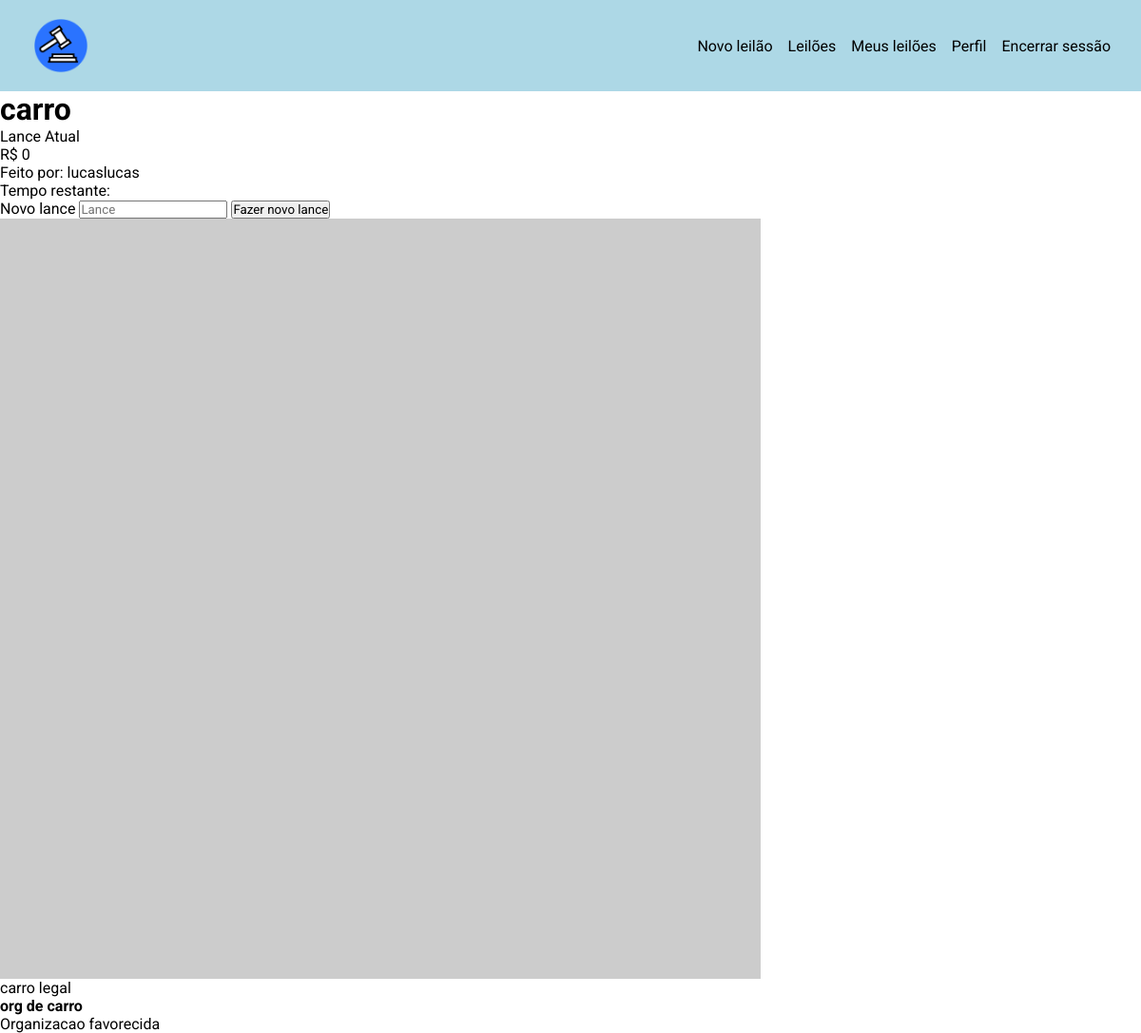
The app's page /auction/92c05a6c (signed in) with its own data.
### leilao_solidario/models.py (models this page shows, shortened)
class Leilao(db.Model):
    id: so.Mapped[str] = so.mapped_column(sa.String, primary_key=True, default=generate_hex_id)
    titulo: so.Mapped[str] = so.mapped_column(sa.String, nullable=False)
    descricao: so.Mapped[str] = so.mapped_column(sa.String, nullable=False)
    organizacao: so.Mapped[str] = so.mapped_column(sa.String, nullable=False)
    lance_atual: so.Mapped[int] = so.mapped_column(sa.Integer, nullable=False)
    ultimo: so.Mapped[int] = so.mapped_column(sa.Integer, sa.ForeignKey("usuario.id", name="fk_ultimo_usuario"), nullable=True, default=None)
    host: so.Mapped[int] = so.mapped_column(sa.Integer, sa.ForeignKey("usuario.id", name="fk_host"),nullable=False)
    status: so.Mapped[str] = so.mapped_column(sa.String, nullable=False)
    hora_ultimo: so.Mapped[datetime] = so.mapped_column(sa.DateTime)

class Usuario(db.Model, UserMixin):
    id: so.Mapped[int] = so.mapped_column(sa.Integer, primary_key=True)
    username: so.Mapped[str] = so.mapped_column(sa.String, nullable=False)
    email: so.Mapped[str] = so.mapped_column(sa.String, unique=True, nullable=False)
    senha: so.Mapped[str] = so.mapped_column(sa.String, nullable=False)

### leilao_solidario/routes/auction.py (the view, shortened to what this page needs)
@AUCTION.route('/auction/<auction_id>', methods=["GET", "POST"])
def auction(auction_id):
    auction = Leilao.query.get(auction_id)
    host = Usuario.query.get(auction.host)
    image = pegar_imagem(auction_id)
    form_cancela_leilao = FormCancelAuction()
    form_novo_lance = FormNewBid()
    return render_template('auction.html',
                           current_user=current_user,
                           auction=auction, host=host,
                           form_cancela_leilao=form_cancela_leilao,
                           form_novo_lance=form_novo_lance,
                           image=image)

### leilao_solidario/forms/bid.py (shortened to what this page needs)
class FormCancelAuction(FlaskForm):
    botao_cancelar = SubmitField("Cancelar leilão")

class FormNewBid(FlaskForm):
    lance = FloatField("Novo lance")
    botao_submit_fazer_lance = SubmitField('Fazer novo lance')

### leilao_solidario/models.py (called while the page is built)
@login_manager.user_loader
def load_usuario(id_usuario):
    return Usuario.query.get(int(id_usuario))

### leilao_solidario/routes/auction.py (called while the page is built)
def pegar_imagem(leilao_id):
    imagens_dir = os.path.join(current_app.root_path, 'static/imagens_leilao')
    imagens = os.listdir(imagens_dir)
    for imagem in imagens:
        if imagem.split('_')[0] == leilao_id:
            return os.path.join('static/imagens_leilao', imagem)
    return None

### leilao_solidario/templates/auction.html (shortened to what this page needs)
{% extends "base.html" %}
{% block body %}
<div class="container">
    <h1>{{ auction.titulo }}</h1>
    <div class="content">
        <div>
            {% if auction.status == 'ativo' %}
                <div class="bid-window">
                    <p>Lance Atual</p>
                    <p>R$ {{ auction.lance_atual }}</p>
                    <p>Feito por: {{host.username}}</p>
                </div>
                <p>Tempo restante: {{auction.time_left}}</p>
            {% else %}
                <div class="bid-window">
                    <p>Leilão cancelado</p>
                </div>
            {% endif %}
            {% if auction.status == 'ativo' and host != current_user %}
                <form method="POST" action="{{ url_for('auction.auction', auction_id=auction.id) }}">
                    {{ form_novo_lance.lance.label(class="sr-only") }}
                    {{ form_novo_lance.lance(placeholder="Lance", class="form-control") }}
                    {{ form_novo_lance.botao_submit_fazer_lance(class="btn btn-primary") }}
                </form>
            {% elif auction.status == 'ativo' and host == current_user %}
                <form method="POST" action="{{ url_for('auction.auction', auction_id=auction.id) }}">
                    {{ form_cancela_leilao.botao_cancelar(class="btn btn-danger") }}
                </form>
            {% endif %}
        </div>
        {% if image == None %}
            <img src="https://placehold.co/800x800" class="leilao-img">
        {% else %}
            <img src="{{ image }}" class="leilao-img">
        {% endif %}
        <div>
            <p>{{ auction.descricao }}</p>
            <h4>{{auction.organizacao}}</h4>
            <p>Organizacao favorecida</p>
        </div>
    </div>
</div>
{% endblock %}

### leilao_solidario/static/styles/main.css (style rules this page uses)
:root { --main-color: #2a73ff; --window: #add8e6; --sec-window: #ddebf0; }
* { margin: 0; padding: 0; box-sizing: border-box; font-family: "Roboto", sans-serif; }

### records on screen
Leilao: titulo "carro", lance_atual "0", descricao "carro legal", organizacao "org de carro"
Usuario: username "lucaslucas"
